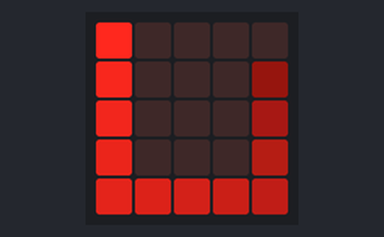
Simulated run of this program. Board: BBC micro:bit (MakeCode). Shown: the board's 5×5 LED display.

Above: at 0.1 s.
At 0.7 s:
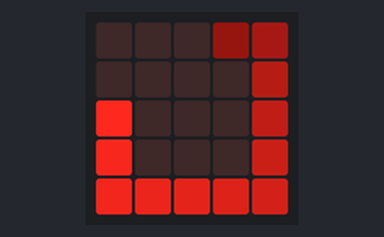
At 1.6 s:
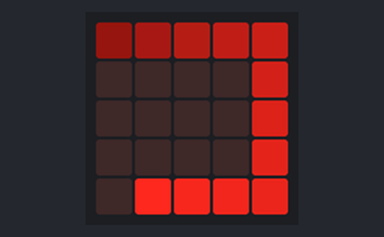
At 2.2 s:
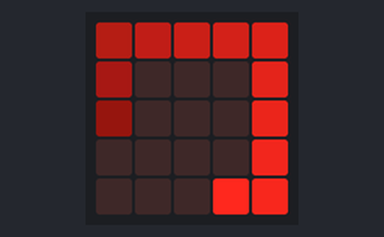
At 3.1 s:
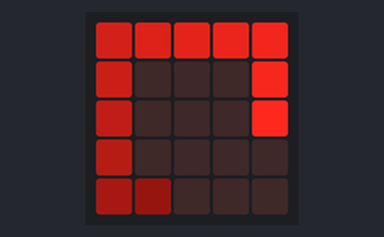

The program:

main.ts
```typescript
function WarteAnimationSchlange (Dauer: number, Schlangenlänge: number, tickspeed: number) {
    for (let DownCount3 = 0; DownCount3 <= Dauer; DownCount3++) {
        for (let DownCount = 0; DownCount <= 15; DownCount++) {
            Pixel = DownCount
            if (Pixel < 0) {
                Pixel = Pixel + 16
            }
            for (let DownCount2 = 0; DownCount2 <= Schlangenlänge; DownCount2++) {
                PixelBack = Pixel - Math.abs(DownCount2 - Schlangenlänge)
                if (PixelBack < 0) {
                    PixelBack = PixelBack + 16
                }
                if (PixelBack <= 4 && PixelBack >= 0) {
                    led.plotBrightness(PixelBack, 0, DownCount2 * (255 / Schlangenlänge))
                }
                if (PixelBack <= 8 && PixelBack >= 5) {
                    led.plotBrightness(4, PixelBack - 4, DownCount2 * (255 / Schlangenlänge))
                }
                if (PixelBack <= 12 && PixelBack >= 9) {
                    led.plotBrightness(Math.abs(PixelBack - 12), 4, DownCount2 * (255 / Schlangenlänge))
                }
                if (PixelBack <= 15 && PixelBack >= 13) {
                    led.plotBrightness(0, Math.abs(PixelBack - 16), DownCount2 * (255 / Schlangenlänge))
                }
            }
            basic.pause(tickspeed)
        }
    }
    basic.clearScreen()
}
let PixelBack = 0
let Pixel = 0
WarteAnimationSchlange(10, 12, 20)
basic.forever(function () {

})
```

test.ts
```typescript
// Hier kann man Tests durchführen; diese Datei wird nicht kompiliert, wenn dieses Paket als Erweiterung verwendet wird.
```
